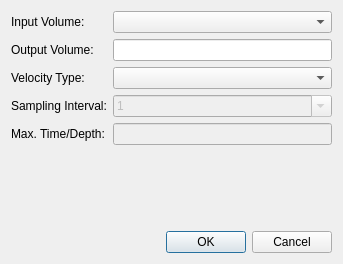
<?xml version="1.0" encoding="UTF-8"?>
<ui version="4.0">
 <class>VelocityConversionDialog</class>
 <widget class="QDialog" name="VelocityConversionDialog">
  <property name="geometry">
   <rect>
    <x>0</x>
    <y>0</y>
    <width>343</width>
    <height>264</height>
   </rect>
  </property>
  <property name="windowTitle">
   <string>Volume Time Depth Conversion</string>
  </property>
  <layout class="QVBoxLayout" name="verticalLayout">
   <item>
    <layout class="QGridLayout" name="gridLayout">
     <item row="0" column="0">
      <widget class="QLabel" name="label_5">
       <property name="text">
        <string>Input Volume:</string>
       </property>
      </widget>
     </item>
     <item row="0" column="1">
      <widget class="QComboBox" name="cbInput">
       <property name="minimumSize">
        <size>
         <width>200</width>
         <height>0</height>
        </size>
       </property>
      </widget>
     </item>
     <item row="2" column="0">
      <widget class="QLabel" name="label_2">
       <property name="text">
        <string>Output Volume:</string>
       </property>
      </widget>
     </item>
     <item row="2" column="1">
      <widget class="QLineEdit" name="leOutput"/>
     </item>
     <item row="4" column="0">
      <widget class="QLabel" name="label_3">
       <property name="text">
        <string>Sampling Interval:</string>
       </property>
      </widget>
     </item>
     <item row="4" column="1">
      <widget class="QComboBox" name="cbSampling">
       <property name="enabled">
        <bool>false</bool>
       </property>
       <property name="editable">
        <bool>true</bool>
       </property>
       <item>
        <property name="text">
         <string>1</string>
        </property>
       </item>
       <item>
        <property name="text">
         <string>2</string>
        </property>
       </item>
       <item>
        <property name="text">
         <string>4</string>
        </property>
       </item>
       <item>
        <property name="text">
         <string>5</string>
        </property>
       </item>
       <item>
        <property name="text">
         <string>10</string>
        </property>
       </item>
      </widget>
     </item>
     <item row="5" column="0">
      <widget class="QLabel" name="label_4">
       <property name="text">
        <string>Max. Time/Depth:</string>
       </property>
      </widget>
     </item>
     <item row="5" column="1">
      <widget class="QLineEdit" name="leMax">
       <property name="enabled">
        <bool>false</bool>
       </property>
      </widget>
     </item>
     <item row="3" column="0">
      <widget class="QLabel" name="label_6">
       <property name="text">
        <string>Velocity Type:</string>
       </property>
      </widget>
     </item>
     <item row="3" column="1">
      <widget class="QComboBox" name="cbType">
       <property name="enabled">
        <bool>true</bool>
       </property>
      </widget>
     </item>
    </layout>
   </item>
   <item>
    <spacer name="verticalSpacer">
     <property name="orientation">
      <enum>Qt::Vertical</enum>
     </property>
     <property name="sizeHint" stdset="0">
      <size>
       <width>20</width>
       <height>40</height>
      </size>
     </property>
    </spacer>
   </item>
   <item>
    <widget class="QDialogButtonBox" name="buttonBox">
     <property name="orientation">
      <enum>Qt::Horizontal</enum>
     </property>
     <property name="standardButtons">
      <set>QDialogButtonBox::Cancel|QDialogButtonBox::Ok</set>
     </property>
    </widget>
   </item>
  </layout>
 </widget>
 <tabstops>
  <tabstop>cbInput</tabstop>
  <tabstop>leOutput</tabstop>
  <tabstop>cbType</tabstop>
  <tabstop>cbSampling</tabstop>
  <tabstop>leMax</tabstop>
 </tabstops>
 <resources/>
 <connections>
  <connection>
   <sender>buttonBox</sender>
   <signal>accepted()</signal>
   <receiver>VelocityConversionDialog</receiver>
   <slot>accept()</slot>
   <hints>
    <hint type="sourcelabel">
     <x>248</x>
     <y>254</y>
    </hint>
    <hint type="destinationlabel">
     <x>157</x>
     <y>274</y>
    </hint>
   </hints>
  </connection>
  <connection>
   <sender>buttonBox</sender>
   <signal>rejected()</signal>
   <receiver>VelocityConversionDialog</receiver>
   <slot>reject()</slot>
   <hints>
    <hint type="sourcelabel">
     <x>316</x>
     <y>260</y>
    </hint>
    <hint type="destinationlabel">
     <x>286</x>
     <y>274</y>
    </hint>
   </hints>
  </connection>
 </connections>
</ui>
